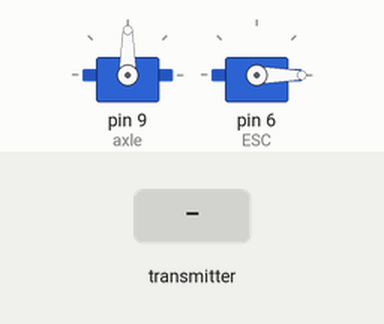
Simulated run of this sketch. Board: Arduino Uno, built with avr-gcc and run on an emulated ATmega328P. Shown: 2 × servo. The inputs (shaded band) are chosen by the test bench. No radio packets arrive unless stated.

Above: at 1.2 s.
1.3 s: the transmitter starts sending gazVal = 0
At 1.9 s:
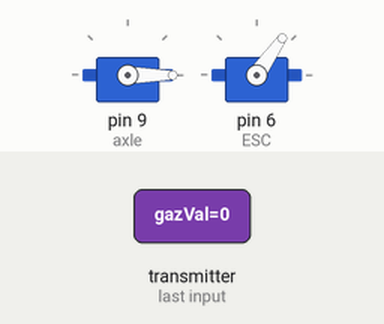
2.8 s: the transmitter starts sending steerVal = 256
At 4.0 s:
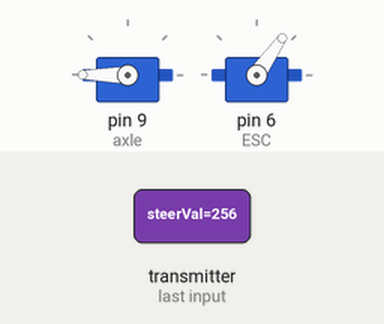
4.3 s: the transmitter starts sending gazVal = 256
At 5.3 s:
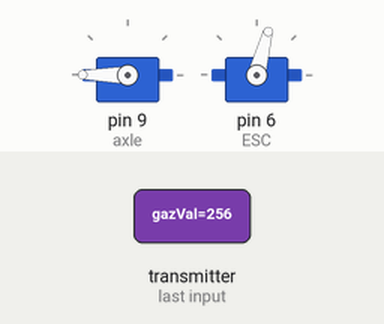
5.8 s: the transmitter starts sending steerVal = 0
At 6.5 s:
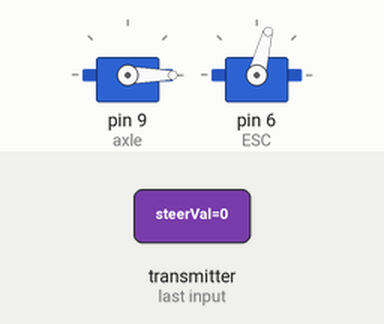
7.3 s: the transmitter starts sending gazVal = 512
At 7.6 s:
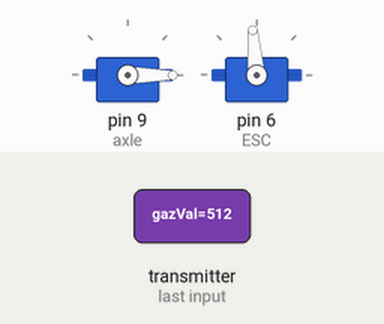
8.8 s: the transmitter starts sending steerVal = 1023
At 10.0 s:
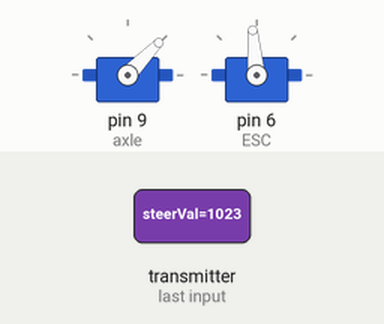
Timing chart, 0 to 11.3 s (numbered marks = the images above; inputs shaded):
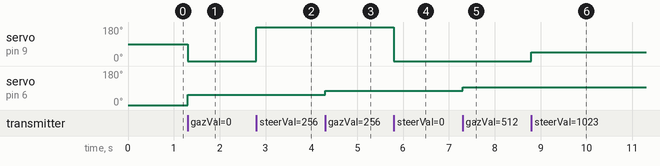

Measured:
- after the input at 1.3 s, servo on pin 9 (axle): 90° → 0° at once; servo on pin 6 (ESC): 0° → 55° at once
- after the input at 2.8 s, servo on pin 9 (axle): 0° → 180° at once
- after the input at 4.3 s, servo on pin 6 (ESC): 55° → 75° at once
- after the input at 5.8 s, servo on pin 9 (axle): 180° → 0° at once
- after the input at 7.3 s, servo on pin 6 (ESC): 75° → 95° at once
- after the input at 8.8 s, servo on pin 9 (axle): 0° → 46° at once

The sketch:

car.ino
```cpp
/*  côté voiture
 *  to control motors & servos
 */
#include <SPI.h>
#include <RF24.h>
#include <Servo.h>
RF24 rx (7, 8);
byte adresses[][6] = {"0"}; //meme code couleur que pour le tx
Servo axle; //on déclare l'aileron gauche
Servo ESC;

struct Package{
  int gazVal; //moteur
  //char aprs[60]; //trame APRSIS à envoyer
  int steerVal; //servo
};
struct Package rc;

/* ATTENTION:
 * la valeur gazVal doit bien être entre 0 et 1023!
 */

void setup() {
  axle.attach(9);
  ESC.attach(6);
  //réglages radio
  SPI.begin;
  rx.begin();
  rx.setChannel(69); //meme canal que rx
  rx.setPALevel(RF24_PA_MAX); //puissance max
  rx.setDataRate(RF24_250KBPS); //vitesse lente
  rx.openReadingPipe(1, adresses[0]); //on lui donne le code couleur à utiliser
  //rx.openWritingPipe(adresses[0]); //on lui permet d'ecrire
  //rx.startListening(); //c'est parti
  ESC.write(0); //on arme le brushless (procédure de démarrage)
  delay(15);
}

void loop() {
    //on met la LED en constant si on en a une
    rx.startListening();

   if(rx.available()) {
    while(rx.available()) {
      rx.read(&rc, sizeof(rc)); //on utilise les données recues pour les ailerons
      vitesseBrushless(rc.gazVal); //contrôleur
      axle.write(rc.steerVal);
      delay(15); //attend que le servo se mettent en place

    }
    //perte de connexion: on fait clignoter la LED à éclats
   }
    //pas de télécommande à proximité: on fait clignoter la LED à occultations
   /* rx.stopListening();
    rx.write(&rc, sizeof(rc)); //on envoie un paquet test toutes les 750ms
    delay(750);
    //rx.startListening();*/
}

void vitesseBrushless(int gaz) {
    int commandeEsc = map(gaz, 0, 1023, 55, 135);
    ESC.write(commandeEsc);
}
```
